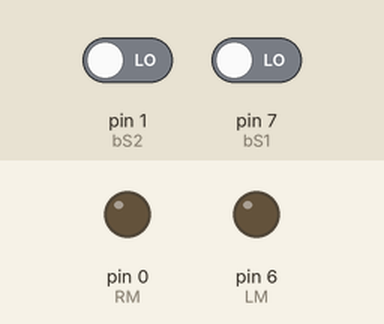
This sketch was run on a simulated Arduino Uno, built with avr-gcc and run on an emulated ATmega328P. Parts: output pins drawn as LEDs (lit = HIGH). The test bench sets the inputs (shaded band); at power-on: pin 1 (bS2) LOW, pin 7 (bS1) LOW.

Above: at 1.2 s.
1.3 s: pin 1 (bS2) driven HIGH
At 1.9 s:
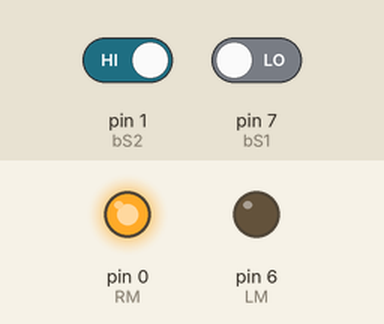
2.8 s: pin 7 (bS1) driven HIGH
At 4.0 s:
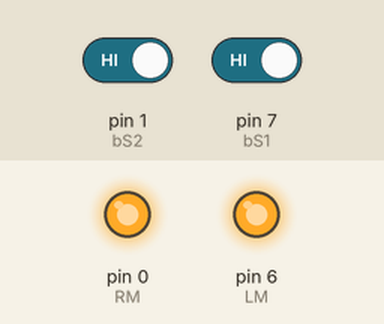
4.3 s: pin 1 (bS2) driven LOW
At 5.4 s:
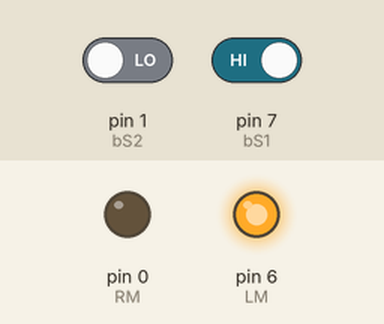
5.8 s: pin 7 (bS1) driven LOW
At 6.5 s:
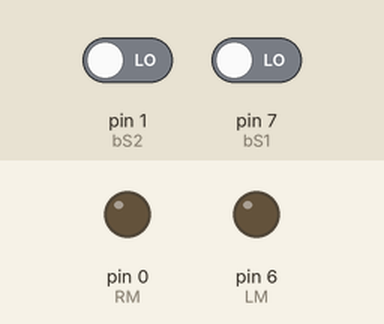
Timing chart, 0 to 8.3 s (numbered marks = the images above; inputs shaded):
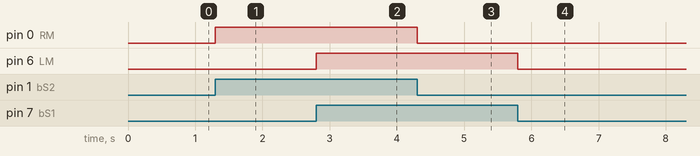

Measured:
- after the input at 1.3 s, pin 0 (RM): LOW → HIGH at once
- after the input at 2.8 s, pin 6 (LM): LOW → HIGH at once
- after the input at 4.3 s, pin 0 (RM): HIGH → LOW at once
- after the input at 5.8 s, pin 6 (LM): HIGH → LOW at once

The sketch:

uino_car_using_single_L293D_ic_with_4_dc_motors_and_2_button.ino
```cpp
int bS1=7;
int bS2=1;
int LM=6;       // left motor 1
int RM=0;       // right motor

void setup()
{
  pinMode(bS1, INPUT);
  pinMode(bS2, INPUT);
  pinMode(LM, OUTPUT);
  pinMode(RM, OUTPUT);
}

void loop()
{
  if(digitalRead(bS1) && digitalRead(bS2))     // Move Forward
  {
    digitalWrite(LM, HIGH);
    digitalWrite(RM, HIGH);
  }

  else if(!(digitalRead(bS1)) && digitalRead(bS2))     // Turn right
  {
    digitalWrite(LM, LOW);
    digitalWrite(RM, HIGH);
  }

  else if(digitalRead(bS1) && !(digitalRead(bS2)))     // turn left
  {
    digitalWrite(LM, HIGH);
    digitalWrite(RM, LOW);
  }

  else
  {
    digitalWrite(LM, LOW);
    digitalWrite(RM, LOW);
  }
}
```
